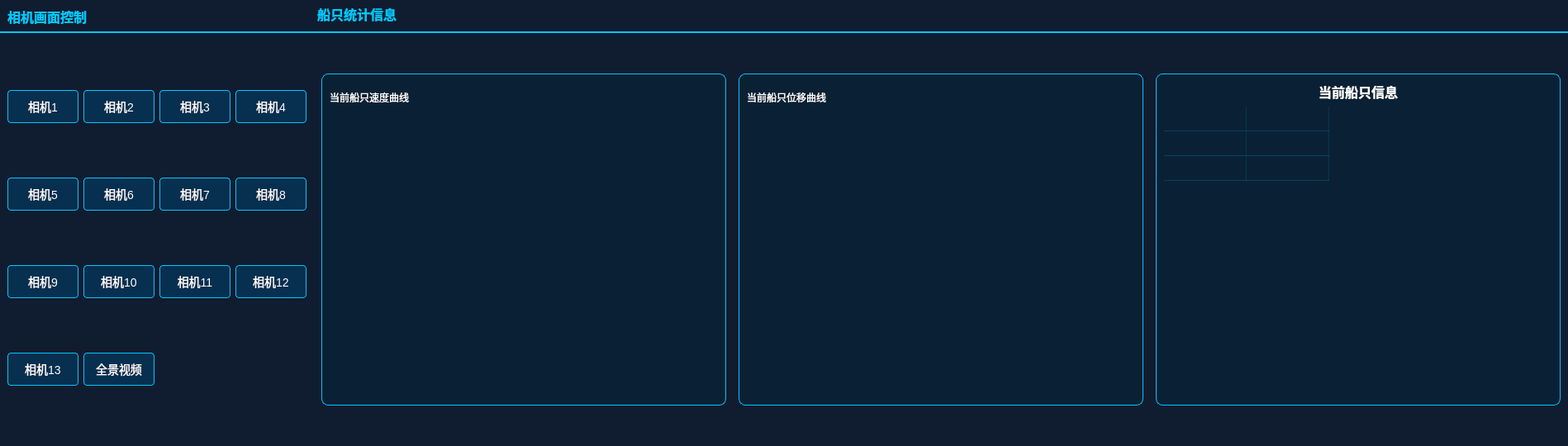
<?xml version="1.0" encoding="UTF-8"?>
<ui version="4.0">
 <class>DataView</class>
 <widget class="QWidget" name="DataView">
  <property name="geometry">
   <rect>
    <x>0</x>
    <y>0</y>
    <width>1898</width>
    <height>540</height>
   </rect>
  </property>
  <property name="sizePolicy">
   <sizepolicy hsizetype="Preferred" vsizetype="Expanding">
    <horstretch>0</horstretch>
    <verstretch>0</verstretch>
   </sizepolicy>
  </property>
  <property name="minimumSize">
   <size>
    <width>0</width>
    <height>0</height>
   </size>
  </property>
  <property name="windowTitle">
   <string>Form</string>
  </property>
  <property name="styleSheet">
   <string notr="true">background-color: rgb(16, 28, 48);</string>
  </property>
  <layout class="QHBoxLayout" name="horizontalLayout" stretch="2,8">
   <property name="spacing">
    <number>0</number>
   </property>
   <property name="leftMargin">
    <number>0</number>
   </property>
   <property name="topMargin">
    <number>0</number>
   </property>
   <property name="rightMargin">
    <number>0</number>
   </property>
   <property name="bottomMargin">
    <number>0</number>
   </property>
   <item>
    <widget class="QWidget" name="widgetCameraArea" native="true">
     <property name="styleSheet">
      <string notr="true">QPushButton {
    background-color: rgba(0, 60, 100, 150);
    border: 1px solid rgb(0, 200, 255);
    color: white;
    border-radius: 4px;
    font-size: 14px;
}
QPushButton:checked {
    background-color: rgb(0, 200, 255); /* 选中变亮 */
    color: black;
    font-weight: bold;
}
QPushButton:hover {
    background-color: rgba(0, 200, 255, 50);
}</string>
     </property>
     <layout class="QVBoxLayout" name="verticalLayout" stretch="0,0">
      <property name="spacing">
       <number>0</number>
      </property>
      <property name="leftMargin">
       <number>0</number>
      </property>
      <property name="topMargin">
       <number>0</number>
      </property>
      <property name="rightMargin">
       <number>0</number>
      </property>
      <property name="bottomMargin">
       <number>0</number>
      </property>
      <item>
       <widget class="QWidget" name="widget_2" native="true">
        <property name="minimumSize">
         <size>
          <width>0</width>
          <height>40</height>
         </size>
        </property>
        <property name="maximumSize">
         <size>
          <width>16777215</width>
          <height>40</height>
         </size>
        </property>
        <property name="styleSheet">
         <string notr="true">QWidget#widget_2 {
    border-bottom: 2px solid rgb(0, 200, 255); /* 底部亮蓝线条 */
}
QLabel {
    color: rgb(0, 200, 255); /* 标题青色 */
    font-weight: bold;
    font-size: 16px;
}
QToolButton {
    border: none;
    color: white; /* 这里建议以后换成箭头图标 */
    background: transparent;
}</string>
        </property>
        <layout class="QHBoxLayout" name="horizontalLayout_6">
         <item>
          <widget class="QLabel" name="label">
           <property name="text">
            <string>相机画面控制</string>
           </property>
          </widget>
         </item>
         <item>
          <spacer name="horizontalSpacer_4">
           <property name="orientation">
            <enum>Qt::Orientation::Horizontal</enum>
           </property>
           <property name="sizeHint" stdset="0">
            <size>
             <width>739</width>
             <height>20</height>
            </size>
           </property>
          </spacer>
         </item>
        </layout>
       </widget>
      </item>
      <item>
       <widget class="QWidget" name="widget" native="true">
        <property name="minimumSize">
         <size>
          <width>80</width>
          <height>40</height>
         </size>
        </property>
        <layout class="QGridLayout" name="gridLayout">
         <item row="0" column="0">
          <widget class="QPushButton" name="btnCam1">
           <property name="minimumSize">
            <size>
             <width>80</width>
             <height>40</height>
            </size>
           </property>
           <property name="text">
            <string>相机1</string>
           </property>
          </widget>
         </item>
         <item row="0" column="1">
          <widget class="QPushButton" name="btnCam2">
           <property name="minimumSize">
            <size>
             <width>80</width>
             <height>40</height>
            </size>
           </property>
           <property name="text">
            <string>相机2</string>
           </property>
          </widget>
         </item>
         <item row="0" column="2">
          <widget class="QPushButton" name="btnCam3">
           <property name="minimumSize">
            <size>
             <width>80</width>
             <height>40</height>
            </size>
           </property>
           <property name="text">
            <string>相机3</string>
           </property>
          </widget>
         </item>
         <item row="0" column="3">
          <widget class="QPushButton" name="btnCam4">
           <property name="minimumSize">
            <size>
             <width>80</width>
             <height>40</height>
            </size>
           </property>
           <property name="text">
            <string>相机4</string>
           </property>
          </widget>
         </item>
         <item row="1" column="0">
          <widget class="QPushButton" name="btnCam5">
           <property name="minimumSize">
            <size>
             <width>80</width>
             <height>40</height>
            </size>
           </property>
           <property name="text">
            <string>相机5</string>
           </property>
          </widget>
         </item>
         <item row="1" column="1">
          <widget class="QPushButton" name="btnCam6">
           <property name="minimumSize">
            <size>
             <width>80</width>
             <height>40</height>
            </size>
           </property>
           <property name="text">
            <string>相机6</string>
           </property>
          </widget>
         </item>
         <item row="1" column="2">
          <widget class="QPushButton" name="btnCam7">
           <property name="minimumSize">
            <size>
             <width>80</width>
             <height>40</height>
            </size>
           </property>
           <property name="text">
            <string>相机7</string>
           </property>
          </widget>
         </item>
         <item row="1" column="3">
          <widget class="QPushButton" name="btnCam8">
           <property name="minimumSize">
            <size>
             <width>80</width>
             <height>40</height>
            </size>
           </property>
           <property name="text">
            <string>相机8</string>
           </property>
          </widget>
         </item>
         <item row="2" column="0">
          <widget class="QPushButton" name="btnCam9">
           <property name="minimumSize">
            <size>
             <width>80</width>
             <height>40</height>
            </size>
           </property>
           <property name="text">
            <string>相机9</string>
           </property>
          </widget>
         </item>
         <item row="2" column="1">
          <widget class="QPushButton" name="btnCam10">
           <property name="minimumSize">
            <size>
             <width>80</width>
             <height>40</height>
            </size>
           </property>
           <property name="text">
            <string>相机10</string>
           </property>
          </widget>
         </item>
         <item row="2" column="2">
          <widget class="QPushButton" name="btnCam11">
           <property name="minimumSize">
            <size>
             <width>80</width>
             <height>40</height>
            </size>
           </property>
           <property name="text">
            <string>相机11</string>
           </property>
          </widget>
         </item>
         <item row="2" column="3">
          <widget class="QPushButton" name="btnCam12">
           <property name="minimumSize">
            <size>
             <width>80</width>
             <height>40</height>
            </size>
           </property>
           <property name="text">
            <string>相机12</string>
           </property>
          </widget>
         </item>
         <item row="3" column="0">
          <widget class="QPushButton" name="btnCam13">
           <property name="minimumSize">
            <size>
             <width>80</width>
             <height>40</height>
            </size>
           </property>
           <property name="text">
            <string>相机13</string>
           </property>
          </widget>
         </item>
         <item row="3" column="1">
          <widget class="QPushButton" name="btnPanorama">
           <property name="minimumSize">
            <size>
             <width>80</width>
             <height>40</height>
            </size>
           </property>
           <property name="text">
            <string>全景视频</string>
           </property>
          </widget>
         </item>
        </layout>
       </widget>
      </item>
     </layout>
    </widget>
   </item>
   <item>
    <widget class="QWidget" name="widgetStatsArea" native="true">
     <property name="styleSheet">
      <string notr="true">QPushButton {
    background-color: rgba(0, 60, 100, 150);
    border: 1px solid rgb(0, 200, 255);
    color: white;
    border-radius: 4px;
    font-size: 14px;
}
QPushButton:checked {
    background-color: rgb(0, 200, 255); /* 选中变亮 */
    color: black;
    font-weight: bold;
}
QPushButton:hover {
    background-color: rgba(0, 200, 255, 50);
}</string>
     </property>
     <layout class="QVBoxLayout" name="verticalLayout_15" stretch="0,0">
      <property name="spacing">
       <number>0</number>
      </property>
      <property name="leftMargin">
       <number>0</number>
      </property>
      <property name="topMargin">
       <number>0</number>
      </property>
      <property name="rightMargin">
       <number>0</number>
      </property>
      <property name="bottomMargin">
       <number>0</number>
      </property>
      <item>
       <widget class="QLabel" name="label_2">
        <property name="minimumSize">
         <size>
          <width>0</width>
          <height>40</height>
         </size>
        </property>
        <property name="maximumSize">
         <size>
          <width>16777215</width>
          <height>40</height>
         </size>
        </property>
        <property name="styleSheet">
         <string notr="true">color: rgb(0, 200, 255); font-size: 16px; font-weight: bold; border-bottom: 2px solid rgb(0, 200, 255); padding-bottom: 5px</string>
        </property>
        <property name="text">
         <string>船只统计信息</string>
        </property>
       </widget>
      </item>
      <item>
       <widget class="QWidget" name="widContent" native="true">
        <layout class="QHBoxLayout" name="horizontalLayout_22">
         <item>
          <widget class="QStackedWidget" name="stackeContent">
           <property name="styleSheet">
            <string notr="true">background-color: transparent;</string>
           </property>
           <widget class="QWidget" name="pageRealTime">
            <layout class="QVBoxLayout" name="verticalLayout_19" stretch="1,10,1">
             <property name="spacing">
              <number>5</number>
             </property>
             <property name="leftMargin">
              <number>0</number>
             </property>
             <property name="topMargin">
              <number>0</number>
             </property>
             <property name="rightMargin">
              <number>0</number>
             </property>
             <property name="bottomMargin">
              <number>0</number>
             </property>
             <item>
              <spacer name="verticalSpacer">
               <property name="orientation">
                <enum>Qt::Orientation::Vertical</enum>
               </property>
               <property name="sizeHint" stdset="0">
                <size>
                 <width>20</width>
                 <height>22</height>
                </size>
               </property>
              </spacer>
             </item>
             <item>
              <layout class="QHBoxLayout" name="horizontalLayout_23" stretch="1,1,1">
               <property name="spacing">
                <number>15</number>
               </property>
               <item>
                <widget class="QFrame" name="frameSpeed">
                 <property name="styleSheet">
                  <string notr="true">QFrame#frameSpeed {
    border: 1px solid rgb(0, 200, 255); /* 青色边框 */
    border-radius: 8px; /* 圆角 */
    background-color: rgba(0, 40, 60, 100); /* 半透明深蓝底 */
}</string>
                 </property>
                 <property name="frameShape">
                  <enum>QFrame::Shape::StyledPanel</enum>
                 </property>
                 <property name="frameShadow">
                  <enum>QFrame::Shadow::Raised</enum>
                 </property>
                 <layout class="QVBoxLayout" name="verticalLayout_16" stretch="1,9">
                  <item>
                   <widget class="QLabel" name="label_3">
                    <property name="styleSheet">
                     <string notr="true">color: rgb(255, 255, 255);
font: 14px &quot;Microsoft YaHei&quot;;
border: none;</string>
                    </property>
                    <property name="text">
                     <string>当前船只速度曲线</string>
                    </property>
                   </widget>
                  </item>
                  <item>
                   <widget class="QWidget" name="chartPlaceholder1" native="true"/>
                  </item>
                 </layout>
                </widget>
               </item>
               <item>
                <widget class="QFrame" name="frameDist">
                 <property name="styleSheet">
                  <string notr="true">QFrame#frameDist{
    border: 1px solid rgb(0, 200, 255); /* 青色边框 */
    border-radius: 8px; /* 圆角 */
    background-color: rgba(0, 40, 60, 100); /* 半透明深蓝底 */
}</string>
                 </property>
                 <property name="frameShape">
                  <enum>QFrame::Shape::StyledPanel</enum>
                 </property>
                 <property name="frameShadow">
                  <enum>QFrame::Shadow::Raised</enum>
                 </property>
                 <layout class="QVBoxLayout" name="verticalLayout_17" stretch="1,9">
                  <item>
                   <widget class="QLabel" name="label_5">
                    <property name="styleSheet">
                     <string notr="true">color: rgb(255, 255, 255);
font: 14px &quot;Microsoft YaHei&quot;;
border: none;</string>
                    </property>
                    <property name="text">
                     <string>当前船只位移曲线</string>
                    </property>
                   </widget>
                  </item>
                  <item>
                   <widget class="QWidget" name="chartPlaceholder2" native="true"/>
                  </item>
                 </layout>
                </widget>
               </item>
               <item>
                <widget class="QFrame" name="frameInfo">
                 <property name="styleSheet">
                  <string notr="true">QFrame#frameInfo{
    border: 1px solid rgb(0, 200, 255); /* 青色边框 */
    border-radius: 8px; /* 圆角 */
    background-color: rgba(0, 40, 60, 100); /* 半透明深蓝底 */
}</string>
                 </property>
                 <property name="frameShape">
                  <enum>QFrame::Shape::StyledPanel</enum>
                 </property>
                 <property name="frameShadow">
                  <enum>QFrame::Shadow::Raised</enum>
                 </property>
                 <layout class="QVBoxLayout" name="verticalLayout_18">
                  <item>
                   <widget class="QLabel" name="label_7">
                    <property name="styleSheet">
                     <string notr="true">color: white; font-weight: bold; font-size: 16px; border: none;</string>
                    </property>
                    <property name="text">
                     <string>当前船只信息</string>
                    </property>
                    <property name="alignment">
                     <set>Qt::AlignmentFlag::AlignCenter</set>
                    </property>
                   </widget>
                  </item>
                  <item>
                   <widget class="QTableWidget" name="tableWidget">
                    <property name="focusPolicy">
                     <enum>Qt::FocusPolicy::NoFocus</enum>
                    </property>
                    <property name="styleSheet">
                     <string notr="true">/* 1. 表格整体透明 */
QTableWidget {
    background-color: transparent; /* 背景完全透明 */
    border: none; /* 去掉四周的大边框 */
    color: rgb(0, 230, 255); /* 默认文字颜色：青色 */
    font-size: 14px;
}

/* 2. 单元格样式（画线核心） */
QTableWidget::item {
    /* 底部画一条淡淡的青色线 */
    border-bottom: 1px solid rgba(0, 200, 255, 50); 
    
    /* 右边画一条竖线（分割左右两列） */
    border-right: 1px solid rgba(0, 200, 255, 30);
    
    /* 稍微撑大一点，不让线贴得太紧 */
    padding: 5px; 
}</string>
                    </property>
                    <property name="selectionMode">
                     <enum>QAbstractItemView::SelectionMode::NoSelection</enum>
                    </property>
                    <property name="showGrid">
                     <bool>false</bool>
                    </property>
                    <attribute name="horizontalHeaderVisible">
                     <bool>false</bool>
                    </attribute>
                    <attribute name="verticalHeaderVisible">
                     <bool>false</bool>
                    </attribute>
                    <row>
                     <property name="text">
                      <string/>
                     </property>
                    </row>
                    <row>
                     <property name="text">
                      <string/>
                     </property>
                    </row>
                    <row>
                     <property name="text">
                      <string/>
                     </property>
                    </row>
                    <column>
                     <property name="text">
                      <string>属性</string>
                     </property>
                    </column>
                    <column>
                     <property name="text">
                      <string>数据</string>
                     </property>
                    </column>
                   </widget>
                  </item>
                 </layout>
                </widget>
               </item>
              </layout>
             </item>
             <item>
              <spacer name="verticalSpacer_2">
               <property name="orientation">
                <enum>Qt::Orientation::Vertical</enum>
               </property>
               <property name="sizeHint" stdset="0">
                <size>
                 <width>20</width>
                 <height>22</height>
                </size>
               </property>
              </spacer>
             </item>
            </layout>
           </widget>
           <widget class="QWidget" name="pagePlayback"/>
           <widget class="QWidget" name="pageSettings">
            <property name="styleSheet">
             <string notr="true">/* --- 分组框样式 --- */
QGroupBox {
    border: 1px solid rgb(0, 100, 180);
    border-radius: 6px;
    margin-top: 10px; /* 留出标题空间 */
    font-weight: bold;
    color: rgb(0, 255, 255); /* 标题青色 */
}
QGroupBox::title {
    subcontrol-origin: margin;
    subcontrol-position: top left;
    padding: 0 5px;
    left: 10px;
}

/* --- 输入框样式 (SpinBox, LineEdit, ComboBox) --- */
QDoubleSpinBox, QSpinBox, QLineEdit, QComboBox {
    background-color: rgba(0, 30, 50, 200);
    border: 1px solid rgb(0, 100, 180);
    color: white;
    padding: 4px;
    border-radius: 2px;
    min-height: 24px;
}
QDoubleSpinBox:hover, QLineEdit:hover, QComboBox:hover {
    border: 1px solid rgb(0, 255, 255);
}

/* --- 按钮样式 (线框风格) --- */
QPushButton {
    background-color: transparent;
    border: 1px solid rgb(0, 160, 230);
    color: rgb(0, 220, 255);
    border-radius: 4px;
    padding: 5px 15px;
    min-height: 24px;
}
QPushButton:hover {
    background-color: rgba(0, 200, 255, 50);
    color: white;
}
QPushButton:pressed {
    background-color: rgb(0, 160, 230);
    color: black;
}

/* --- 日志框 --- */
QTextEdit {
    background-color: rgba(0, 0, 0, 150);
    border: 1px solid gray;
    color: #cccccc;
    font-family: &quot;Consolas&quot;, &quot;Microsoft YaHei&quot;;
}</string>
            </property>
            <widget class="QWidget" name="widget_4" native="true">
             <property name="geometry">
              <rect>
               <x>0</x>
               <y>0</y>
               <width>1471</width>
               <height>34</height>
              </rect>
             </property>
             <widget class="QSpinBox" name="sbTargetCamId">
              <property name="geometry">
               <rect>
                <x>150</x>
                <y>0</y>
                <width>81</width>
                <height>34</height>
               </rect>
              </property>
             </widget>
             <widget class="QCheckBox" name="chkGlobalScope">
              <property name="geometry">
               <rect>
                <x>370</x>
                <y>10</y>
                <width>193</width>
                <height>23</height>
               </rect>
              </property>
              <property name="styleSheet">
               <string notr="true">color: rgb(255, 255, 255);</string>
              </property>
              <property name="text">
               <string>应用到所有相机 (Global)</string>
              </property>
             </widget>
             <widget class="QLabel" name="label_4">
              <property name="geometry">
               <rect>
                <x>80</x>
                <y>10</y>
                <width>81</width>
                <height>19</height>
               </rect>
              </property>
              <property name="styleSheet">
               <string notr="true">color: rgb(255, 255, 255);</string>
              </property>
              <property name="text">
               <string>选择相机</string>
              </property>
             </widget>
            </widget>
            <widget class="QGroupBox" name="groupBox_2">
             <property name="geometry">
              <rect>
               <x>860</x>
               <y>80</y>
               <width>321</width>
               <height>261</height>
              </rect>
             </property>
             <property name="styleSheet">
              <string notr="true">QGroupBox {
    /* 深蓝半透明背景，区分区域 */
    background-color: rgba(0, 40, 60, 100);
    border: 1px solid rgb(0, 120, 200);
    border-radius: 6px;
    margin-top: 20px; /* 标题不压线 */
    padding-top: 10px;
    color: rgb(0, 255, 255);
    font-size: 14px;
    font-weight: bold;
}

QGroupBox::title {
    subcontrol-origin: margin;
    subcontrol-position: top center; /* 标题居中，更有科幻感 */
    padding: 0 10px;
    background-color: rgb(16, 28, 48); /* 标题背景与底色一致，遮挡线条 */
    color: rgb(255, 200, 0); /* 标题换个醒目的橙黄色 */
}</string>
             </property>
             <property name="title">
              <string>OSD与抓拍</string>
             </property>
             <widget class="QPushButton" name="btnSnapshot">
              <property name="geometry">
               <rect>
                <x>230</x>
                <y>110</y>
                <width>60</width>
                <height>36</height>
               </rect>
              </property>
              <property name="text">
               <string>抓拍</string>
              </property>
             </widget>
             <widget class="QPushButton" name="btnPickColor">
              <property name="geometry">
               <rect>
                <x>160</x>
                <y>50</y>
                <width>60</width>
                <height>36</height>
               </rect>
              </property>
              <property name="text">
               <string>选色</string>
              </property>
             </widget>
             <widget class="QCheckBox" name="chkCrosshair">
              <property name="geometry">
               <rect>
                <x>30</x>
                <y>60</y>
                <width>87</width>
                <height>23</height>
               </rect>
              </property>
              <property name="styleSheet">
               <string notr="true">color: rgb(255, 255, 255);</string>
              </property>
              <property name="text">
               <string>十字光标</string>
              </property>
             </widget>
             <widget class="QLineEdit" name="lineEdit">
              <property name="geometry">
               <rect>
                <x>30</x>
                <y>110</y>
                <width>150</width>
                <height>34</height>
               </rect>
              </property>
             </widget>
             <widget class="QPushButton" name="btnSetCrosshair">
              <property name="geometry">
               <rect>
                <x>230</x>
                <y>50</y>
                <width>60</width>
                <height>36</height>
               </rect>
              </property>
              <property name="text">
               <string>应用</string>
              </property>
             </widget>
            </widget>
            <widget class="QGroupBox" name="groupBox">
             <property name="geometry">
              <rect>
               <x>480</x>
               <y>80</y>
               <width>371</width>
               <height>261</height>
              </rect>
             </property>
             <property name="styleSheet">
              <string notr="true">QGroupBox {
    /* 深蓝半透明背景，区分区域 */
    background-color: rgba(0, 40, 60, 100);
    border: 1px solid rgb(0, 120, 200);
    border-radius: 6px;
    margin-top: 20px; /* 标题不压线 */
    padding-top: 10px;
    color: rgb(0, 255, 255);
    font-size: 14px;
    font-weight: bold;
}

QGroupBox::title {
    subcontrol-origin: margin;
    subcontrol-position: top center; /* 标题居中，更有科幻感 */
    padding: 0 10px;
    background-color: rgb(16, 28, 48); /* 标题背景与底色一致，遮挡线条 */
    color: rgb(255, 200, 0); /* 标题换个醒目的橙黄色 */
}</string>
             </property>
             <property name="title">
              <string>触发与同步</string>
             </property>
             <widget class="QComboBox" name="comboTriggerMode">
              <property name="geometry">
               <rect>
                <x>40</x>
                <y>60</y>
                <width>111</width>
                <height>34</height>
               </rect>
              </property>
              <item>
               <property name="text">
                <string>Off</string>
               </property>
              </item>
              <item>
               <property name="text">
                <string>On</string>
               </property>
              </item>
             </widget>
             <widget class="QPushButton" name="btnSetTrigMode">
              <property name="geometry">
               <rect>
                <x>210</x>
                <y>60</y>
                <width>101</width>
                <height>36</height>
               </rect>
              </property>
              <property name="text">
               <string>设置模式</string>
              </property>
             </widget>
             <widget class="QComboBox" name="comboTriggerSource">
              <property name="geometry">
               <rect>
                <x>40</x>
                <y>120</y>
                <width>111</width>
                <height>34</height>
               </rect>
              </property>
              <item>
               <property name="text">
                <string>Software</string>
               </property>
              </item>
              <item>
               <property name="text">
                <string>Line0</string>
               </property>
              </item>
              <item>
               <property name="text">
                <string>Line1</string>
               </property>
              </item>
             </widget>
             <widget class="QPushButton" name="btnSetTrigSource">
              <property name="geometry">
               <rect>
                <x>210</x>
                <y>120</y>
                <width>102</width>
                <height>36</height>
               </rect>
              </property>
              <property name="text">
               <string>设置触发源</string>
              </property>
             </widget>
             <widget class="QComboBox" name="comboTriggerActive">
              <property name="geometry">
               <rect>
                <x>40</x>
                <y>180</y>
                <width>110</width>
                <height>34</height>
               </rect>
              </property>
              <item>
               <property name="text">
                <string>RisingEdge</string>
               </property>
              </item>
              <item>
               <property name="text">
                <string>FallingEdge</string>
               </property>
              </item>
             </widget>
             <widget class="QPushButton" name="btnSetTrigActive">
              <property name="geometry">
               <rect>
                <x>210</x>
                <y>180</y>
                <width>102</width>
                <height>36</height>
               </rect>
              </property>
              <property name="text">
               <string>设置触发沿</string>
              </property>
             </widget>
            </widget>
            <widget class="QGroupBox" name="groupBox_3">
             <property name="geometry">
              <rect>
               <x>20</x>
               <y>80</y>
               <width>451</width>
               <height>261</height>
              </rect>
             </property>
             <property name="styleSheet">
              <string notr="true">QGroupBox {
    /* 深蓝半透明背景，区分区域 */
    background-color: rgba(0, 40, 60, 100);
    border: 1px solid rgb(0, 120, 200);
    border-radius: 6px;
    margin-top: 20px; /* 标题不压线 */
    padding-top: 10px;
    color: rgb(0, 255, 255);
    font-size: 14px;
    font-weight: bold;
}

QGroupBox::title {
    subcontrol-origin: margin;
    subcontrol-position: top center; /* 标题居中，更有科幻感 */
    padding: 0 10px;
    background-color: rgb(16, 28, 48); /* 标题背景与底色一致，遮挡线条 */
    color: rgb(255, 200, 0); /* 标题换个醒目的橙黄色 */
}</string>
             </property>
             <property name="title">
              <string>图像采集设置</string>
             </property>
             <widget class="QDoubleSpinBox" name="dsbFps">
              <property name="geometry">
               <rect>
                <x>20</x>
                <y>70</y>
                <width>91</width>
                <height>34</height>
               </rect>
              </property>
             </widget>
             <widget class="QPushButton" name="btnSetFps">
              <property name="geometry">
               <rect>
                <x>130</x>
                <y>70</y>
                <width>88</width>
                <height>36</height>
               </rect>
              </property>
              <property name="text">
               <string>设置帧率</string>
              </property>
             </widget>
             <widget class="QDoubleSpinBox" name="dsbZoom">
              <property name="geometry">
               <rect>
                <x>250</x>
                <y>70</y>
                <width>81</width>
                <height>34</height>
               </rect>
              </property>
             </widget>
             <widget class="QPushButton" name="btnSetZoom">
              <property name="geometry">
               <rect>
                <x>350</x>
                <y>70</y>
                <width>60</width>
                <height>36</height>
               </rect>
              </property>
              <property name="minimumSize">
               <size>
                <width>0</width>
                <height>36</height>
               </size>
              </property>
              <property name="text">
               <string>缩放</string>
              </property>
             </widget>
             <widget class="QDoubleSpinBox" name="dsbExposure">
              <property name="geometry">
               <rect>
                <x>20</x>
                <y>130</y>
                <width>91</width>
                <height>34</height>
               </rect>
              </property>
             </widget>
             <widget class="QPushButton" name="btnSetExposure">
              <property name="geometry">
               <rect>
                <x>130</x>
                <y>130</y>
                <width>88</width>
                <height>36</height>
               </rect>
              </property>
              <property name="text">
               <string>设置曝光</string>
              </property>
             </widget>
             <widget class="QComboBox" name="comboPixelFormat">
              <property name="geometry">
               <rect>
                <x>250</x>
                <y>130</y>
                <width>84</width>
                <height>34</height>
               </rect>
              </property>
             </widget>
             <widget class="QPushButton" name="btnSetFormat">
              <property name="geometry">
               <rect>
                <x>350</x>
                <y>130</y>
                <width>88</width>
                <height>36</height>
               </rect>
              </property>
              <property name="minimumSize">
               <size>
                <width>0</width>
                <height>36</height>
               </size>
              </property>
              <property name="text">
               <string>格式选择</string>
              </property>
             </widget>
             <widget class="QDoubleSpinBox" name="dsbGain">
              <property name="geometry">
               <rect>
                <x>20</x>
                <y>190</y>
                <width>91</width>
                <height>34</height>
               </rect>
              </property>
             </widget>
             <widget class="QPushButton" name="btnSetGain">
              <property name="geometry">
               <rect>
                <x>130</x>
                <y>190</y>
                <width>88</width>
                <height>36</height>
               </rect>
              </property>
              <property name="text">
               <string>设置增益</string>
              </property>
             </widget>
            </widget>
            <widget class="QTextEdit" name="txtApiLog">
             <property name="geometry">
              <rect>
               <x>1200</x>
               <y>100</y>
               <width>211</width>
               <height>131</height>
              </rect>
             </property>
             <property name="styleSheet">
              <string notr="true">QTextEdit {
    background-color: rgba(0, 0, 0, 150);
    border: 1px solid gray;
    color: #cccccc;
}</string>
             </property>
             <property name="readOnly">
              <bool>true</bool>
             </property>
            </widget>
            <widget class="QPushButton" name="btnget">
             <property name="geometry">
              <rect>
               <x>1200</x>
               <y>250</y>
               <width>131</width>
               <height>36</height>
              </rect>
             </property>
             <property name="text">
              <string>服务信息与配置</string>
             </property>
            </widget>
            <widget class="QPushButton" name="btnhealth">
             <property name="geometry">
              <rect>
               <x>1200</x>
               <y>300</y>
               <width>131</width>
               <height>36</height>
              </rect>
             </property>
             <property name="text">
              <string>运行状态与统计</string>
             </property>
            </widget>
           </widget>
           <widget class="QWidget" name="pageHistory">
            <layout class="QVBoxLayout" name="verticalLayout_20">
             <item>
              <widget class="QTableWidget" name="tableHistory">
               <property name="styleSheet">
                <string notr="true">/* --- 1. 表格整体 --- */
QTableWidget {
    background-color: transparent; /* 背景透明 */
    border: 1px solid rgb(0, 100, 180); /* 外边框 */
    color: white; /* 内容文字白色 */
    gridline-color: transparent; /* 去掉默认网格线，我们自己画 */
    font-size: 14px;
}

/* --- 2. 表头样式 (解决白条问题) --- */
QHeaderView::section {
    background-color: rgba(0, 40, 60, 255); /* 深蓝背景 */
    color: rgb(0, 255, 255); /* 青色文字 */
    padding: 8px;
    border: none;
    border-bottom: 2px solid rgb(0, 200, 255); /* 表头下方的亮线 */
    font-weight: bold;
    font-size: 15px;
}

/* --- 3. 单元格样式 --- */
QTableWidget::item {
    border-bottom: 1px solid rgba(0, 200, 255, 40); /* 每行下面淡淡的线 */
    padding-left: 5px;
}

/* --- 4. 选中行的样式 --- */
QTableWidget::item:selected {
    background-color: rgba(0, 200, 255, 50); /* 选中变亮 */
    color: white;
}

/* --- 5. 左上角那个小方块 --- */
QTableCornerButton::section {
    background-color: rgba(0, 40, 60, 255);
    border: none;
    border-bottom: 2px solid rgb(0, 200, 255);
}</string>
               </property>
               <attribute name="verticalHeaderVisible">
                <bool>false</bool>
               </attribute>
               <column>
                <property name="text">
                 <string>新建列</string>
                </property>
               </column>
               <column>
                <property name="text">
                 <string>时间</string>
                </property>
               </column>
               <column>
                <property name="text">
                 <string>速度</string>
                </property>
               </column>
               <column>
                <property name="text">
                 <string>加速度</string>
                </property>
               </column>
              </widget>
             </item>
             <item>
              <widget class="QWidget" name="widHistoryControl" native="true">
               <property name="maximumSize">
                <size>
                 <width>16777215</width>
                 <height>50</height>
                </size>
               </property>
               <property name="styleSheet">
                <string notr="true">/* --- 1. 修复中间的页码 Label (消除白块) --- */
QLabel {
    color: rgb(0, 255, 255); /* 青色文字 */
    font-weight: bold;
    font-size: 16px;
    background-color: transparent; /* 关键：背景透明！ */
    border: none;
    padding: 0 20px; /* 左右留点空隙 */
}

/* --- 2. 美化翻页按钮 (科幻方块) --- */
QPushButton {
    background-color: transparent;
    border: 1px solid rgb(0, 140, 200); /* 青色边框 */
    color: rgb(0, 200, 255); /* 青色文字 */
    border-radius: 4px;
    padding: 5px 15px; /* 稍微撑大一点 */
    font-family: &quot;Microsoft YaHei&quot;;
    font-size: 14px;
}

/* 鼠标悬停 */
QPushButton:hover {
    background-color: rgba(0, 200, 255, 50);
    border: 1px solid rgb(0, 255, 255);
    color: white;
}

/* 鼠标按下 */
QPushButton:pressed {
    background-color: rgb(0, 180, 230);
    color: black;
}

/* 禁用状态 (比如第一页时) */
QPushButton:disabled {
    border: 1px solid rgb(80, 80, 80);
    color: rgb(100, 100, 100);
}</string>
               </property>
               <layout class="QHBoxLayout" name="horizontalLayout_24">
                <item>
                 <spacer name="horizontalSpacer_17">
                  <property name="orientation">
                   <enum>Qt::Orientation::Horizontal</enum>
                  </property>
                  <property name="sizeHint" stdset="0">
                   <size>
                    <width>316</width>
                    <height>20</height>
                   </size>
                  </property>
                 </spacer>
                </item>
                <item>
                 <widget class="QPushButton" name="btnHisPrev">
                  <property name="text">
                   <string>上一页</string>
                  </property>
                 </widget>
                </item>
                <item>
                 <widget class="QLabel" name="lblPageInfo">
                  <property name="styleSheet">
                   <string notr="true"/>
                  </property>
                  <property name="text">
                   <string>1 / 1</string>
                  </property>
                  <property name="alignment">
                   <set>Qt::AlignmentFlag::AlignCenter</set>
                  </property>
                 </widget>
                </item>
                <item>
                 <widget class="QPushButton" name="btnHisNext">
                  <property name="text">
                   <string>下一页</string>
                  </property>
                 </widget>
                </item>
                <item>
                 <spacer name="horizontalSpacer_18">
                  <property name="orientation">
                   <enum>Qt::Orientation::Horizontal</enum>
                  </property>
                  <property name="sizeHint" stdset="0">
                   <size>
                    <width>315</width>
                    <height>20</height>
                   </size>
                  </property>
                 </spacer>
                </item>
               </layout>
              </widget>
             </item>
            </layout>
           </widget>
          </widget>
         </item>
        </layout>
       </widget>
      </item>
     </layout>
    </widget>
   </item>
  </layout>
 </widget>
 <resources/>
 <connections/>
</ui>
